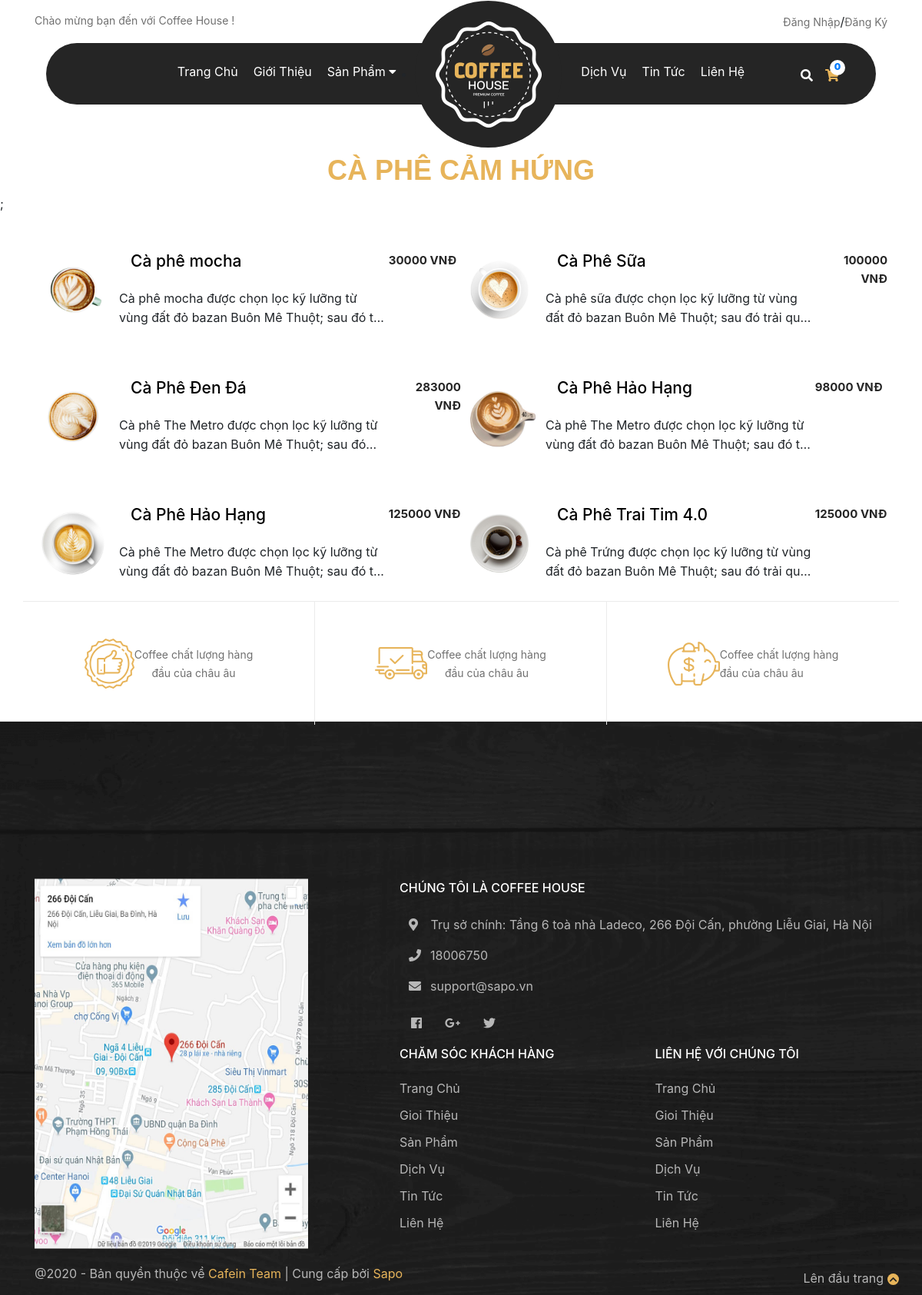
/LoaiCoffee.php?idLoai=2&TenLoaiCoffee=Cà Phê Cảm Hứng, run on the app's committed database.
### tables this page shows
CREATE TABLE `sanphamcoffee` (
  `idCoffee` int(32) NOT NULL,
  `idLoai` int(12) NOT NULL,
  `TenCoffee` varchar(255) NOT NULL,
  `NoiDungMoTa` text NOT NULL,
  `HinhAnh` varchar(255) NOT NULL,
  `Gia` double NOT NULL,
  `SoLuong` int(32) NOT NULL,
  `ThongTin` varchar(255) DEFAULT 'Hệ thống đang cập nhật',
  `ThuongHieu` varchar(255) NOT NULL,
  `NgayGioNhap` timestamp NOT NULL DEFAULT current_timestamp() ON UPDATE current_timestamp()
);

### LoaiCoffee.php (the view, shortened to what this page needs)
<!doctype html>
<html lang="en">
  <head>
    <link rel="stylesheet" href="CSS/main.css">
    <link rel="stylesheet" href="https://use.fontawesome.com/releases/v5.6.3/css/all.css">
    <link rel="stylesheet" href="https://maxcdn.bootstrapcdn.com/font-awesome/4.4.0/css/font-awesome.min.css" />
    <link rel="stylesheet" href="https://stackpath.bootstrapcdn.com/bootstrap/4.3.1/css/bootstrap.min.css">
    <link rel="stylesheet" href="https://cdnjs.cloudflare.com/ajax/libs/animate.css/4.1.1/animate.min.css"/>
    <link rel='stylesheet' href='https://cdn.rawgit.com/daneden/animate.css/v3.1.0/animate.min.css'>
</head>
  <body>
    <div style="width: 100%; height: 200px;">
        <?php require("Header.php");?>
    </div>
                <?php
                  include("KetNoiCSDL.php");
                  $idLoai = $_REQUEST["idLoai"];
                  $TenLoai = $_REQUEST["TenLoaiCoffee"];
                  ?>
                      <h2 class="The_h2 text-center"><?=$TenLoai?></h2>;
    <div class="tabs-content container">
              <div class="content-tab01">
                  <?php
                    $SQL = "SELECT * FROM SANPHAMCOFFEE WHERE idLoai = $idLoai";
                    $result = $conn->query($SQL);
                    if ($result->num_rows > 0) {
                        while($row = $result->fetch_assoc()) {
                    ?>
                    <div class="content-tab01-item wow animate__zoomInDown" data-wow-duration="1s" data-wow-delay="<?=$index-0.5?>s" data-wow-offset="50">
                        <div class="img_sp">
                            <img class= "img_sp" src="AdminQuanTri/IMG/<?=$row["HinhAnh"]?>" alt="">
                        </div>
                        <div class="tieude_sp">
                            <h3 class="name_product"> <a href="ThongTinChiTietSP.php?idCoffee=<?=$row["idCoffee"]?>"><?= $row["TenCoffee"]?></a></h3>
                               <p class="TT_SP">
                               <?= $row["NoiDungMoTa"]?>
                               </p>
                        </div>
                        <div class="gia_sp text-right">
                            <span class="Gia_SP"><?=$row["Gia"]?> VNĐ</span>
                        </div>
                    </div>
                    <?php
                    }
                }
         ?>
              </div>
          </div>
    <?php require("Footer.php"); ?>
  </body>
</html>

### CSS/main.css (style rules this page uses)
* { margin: 0; padding: 0; }
html, body { width: 100%; }
body { overflow-x: hidden; }
.The_h2 { font-family: Oswald,sans-serif; text-transform: uppercase; font-size: 36px; font-weight: 700; margin: 0; color: #e7b45a; text-align: center; padding-bottom: 10px; }
.content-tab01 { width: 100%; display: flex; flex-wrap: wrap; }
.img_sp { border-radius: 50%; width: 100px; height: 100px; }
.content-tab01-item { width: 50%; display: flex; line-height: 30px; margin-top: 40px; height: 125px; }
.tabs-content { margin-top: 10px; }
.tieude_sp .name_product a { color: black; padding : 15px; }
.name_product { font-size: 21px; }
.TT_SP { padding-left: 14px; width: 100%; overflow: hidden; text-overflow: ellipsis; -webkit-line-clamp: 2; -webkit-box-orient: vertical; display: -webkit-box; }
.Gia_SP { color: #252525; font-size: 15px; line-height: 24px; display: block; font-weight: 700; }
.tieude_sp { width: 65%; height: 100px; line-height: 25px; padding-left: 10px; -webkit-line-clamp: 3; -webkit-box-orient: vertical; overflow: hidden; display: -webkit-box; }

### data on the page
sanphamcoffee: HinhAnh (picture), TenCoffee "Cà phê mocha", NoiDungMoTa "Cà phê mocha được chọn lọc kỹ lưỡng từ vùng đất đỏ bazan Buôn Mê Thuột; sau đó…", Gia "30000"
sanphamcoffee: HinhAnh (picture), TenCoffee "Cà Phê Sữa", NoiDungMoTa "Cà phê sữa được chọn lọc kỹ lưỡng từ vùng đất đỏ bazan Buôn Mê Thuột; sau đó trải…", Gia "100000"
sanphamcoffee: HinhAnh (picture), TenCoffee "Cà Phê Đen Đá", NoiDungMoTa "Cà phê The Metro được chọn lọc kỹ lưỡng từ vùng đất đỏ bazan Buôn Mê Thuột; sau…", Gia "283000"
sanphamcoffee: HinhAnh (picture), TenCoffee "Cà Phê Hảo Hạng", NoiDungMoTa "Cà phê The Metro được chọn lọc kỹ lưỡng từ vùng đất đỏ bazan Buôn Mê Thuột; sau đó…", Gia "98000"
sanphamcoffee: HinhAnh (picture), TenCoffee "Cà Phê Hảo Hạng", NoiDungMoTa "Cà phê The Metro được chọn lọc kỹ lưỡng từ vùng đất đỏ bazan Buôn Mê Thuột; sau đó…", Gia "125000"
sanphamcoffee: HinhAnh (picture), TenCoffee "Cà Phê Trai Tim 4.0", NoiDungMoTa "Cà phê Trứng được chọn lọc kỹ lưỡng từ vùng đất đỏ bazan Buôn Mê Thuột; sau đó trải…", Gia "125000"

### other printed values
$TenLoai "CÀ PHÊ CẢM HỨNG"
